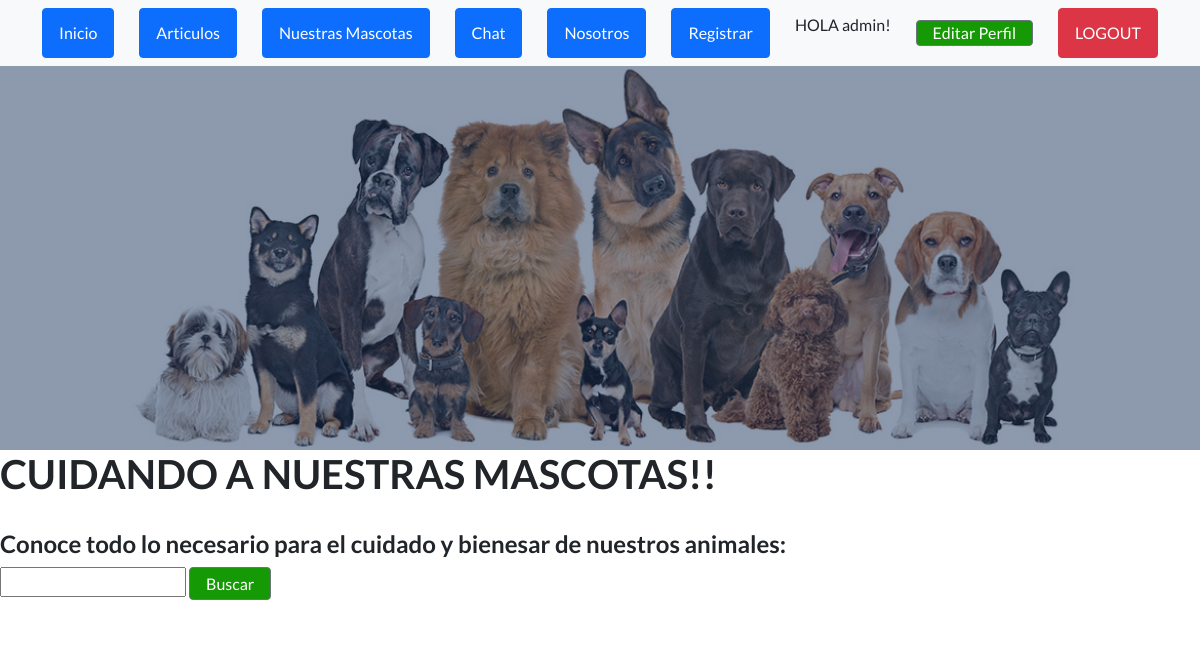
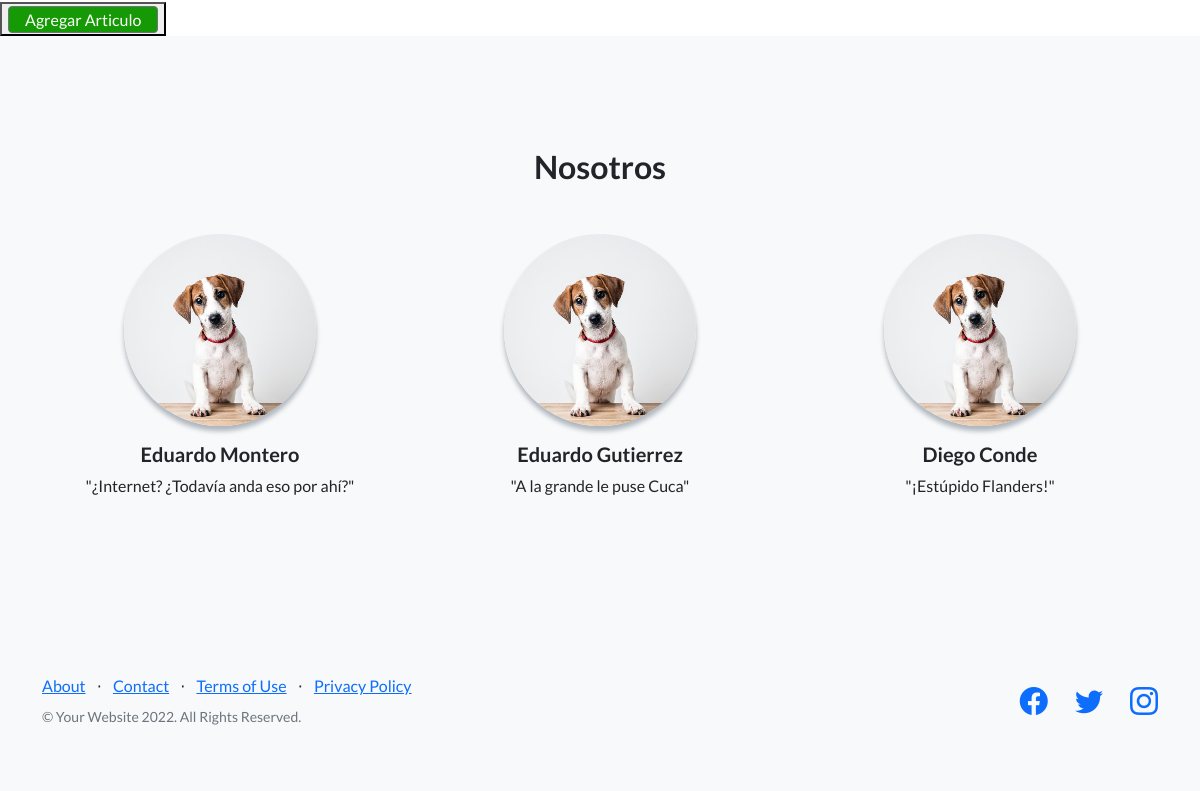
The app's page /leerarticulo/2 (signed in), older data (2 pictures, top to bottom).
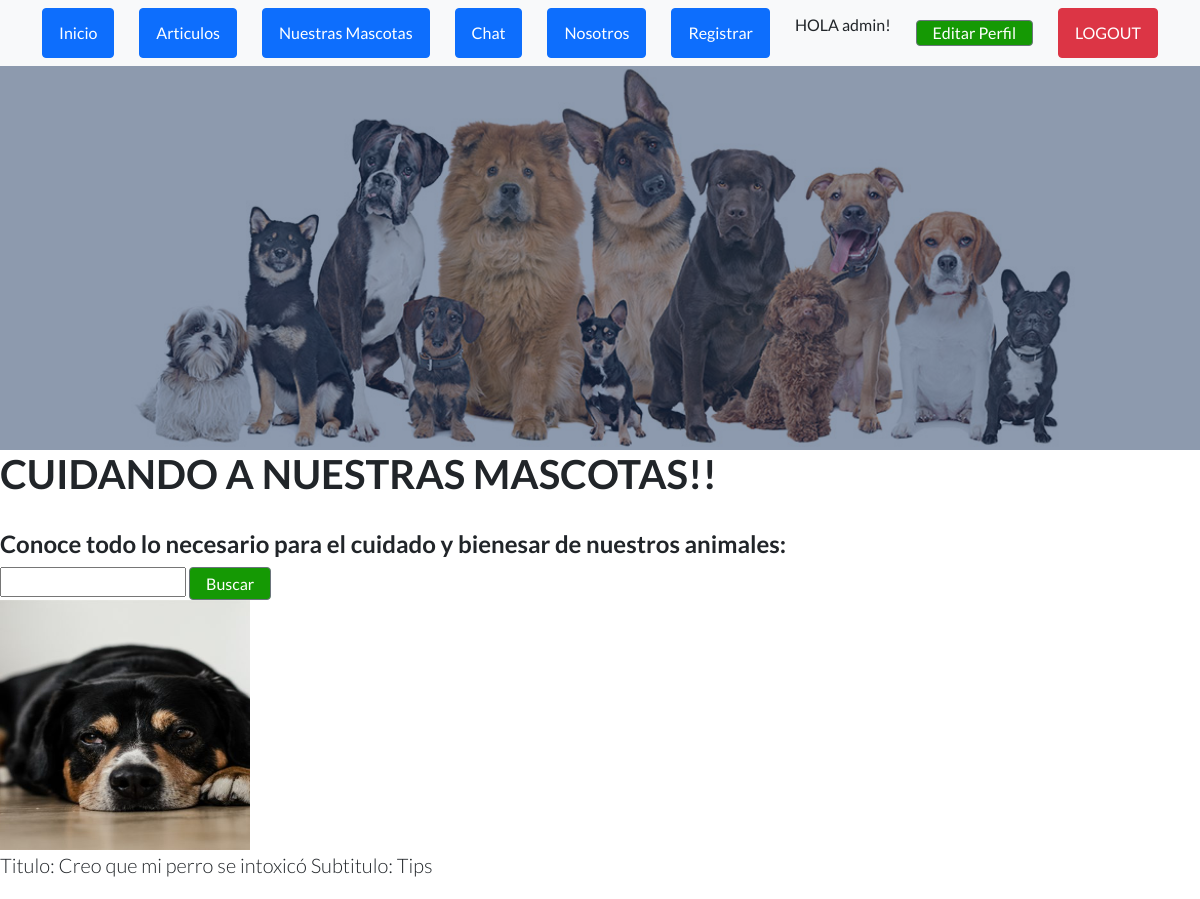
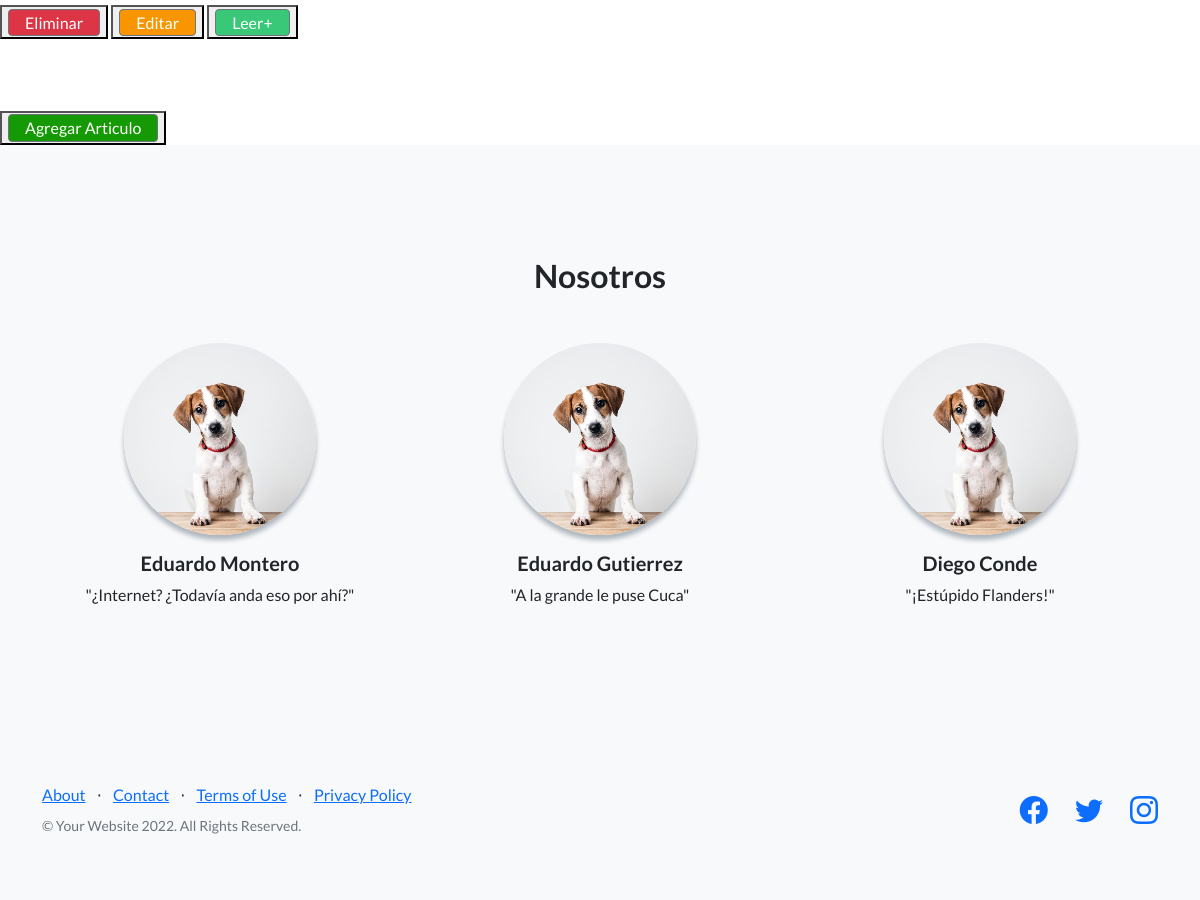
The same page, newer data (2 pictures, top to bottom).
### App/models.py (models this page shows)
class Articulo (models.Model):  #Clase para importar articulos de Veterinaria
    titulo = models.CharField(max_length=50)
    subtitulo = models.CharField(max_length=50)
    cuerpo = RichTextField(blank=True, null=True)
    autor = models.CharField(max_length=40)
    fecha = models.DateTimeField()
    editado = models.CharField(max_length=10)
    imagen = models.ImageField(upload_to = "articulos", null=True, blank=True)
    def __str__(self) -> str:
        return 'Titulo: '+ self.titulo + ' Subtitulo: ' + str(self.subtitulo)

### App/views.py (the view)
# urls.py: path('leerarticulo/<id_art>', leerarticulo, name='leerarticulo'),
@login_required
def leerarticulo(request,id_art):
    articulo = Articulo.objects.filter(id=id_art)
    print(request.method)
    if request.method == "POST":
        contexto={"articulos":articulo}
        return render(request, "App/articulos.html",contexto)
    else:
        contexto={"articulos":articulo}
    return render(request, "App/articulos.html",contexto)

### App/templates/App/articulos.html (shortened to what this page needs)
{% extends "App/padre.html" %}
{% load static %}
{% block cambia %}
<h1>CUIDANDO A NUESTRAS MASCOTAS!!</h1>
<br>
<h4>Conoce todo lo necesario para el cuidado y bienesar de nuestros animales:</h4>
        <form action = "{% url 'buscararticulo' %}" method="GET">
            <input type="text" name = 'titulo'  id = 'titulo' >
            <input class="btn btn-crud-buscar" type = 'submit', value='Buscar'>
        </form>
    {% for articulo in articulos %}
    <img src="/{{ articulo.imagen }}" width="250"
    height="250">
    <br>
    <p class="lead mb-0">{{ articulo }}</p>
    <br>
    {% if request.user.is_superuser %}
    <button>
        <a class="btn btn-crud-eliminar" href="{% url 'eliminararticulo' articulo.id %}"> Eliminar</a>
    </button>
    <button>
        <a class="btn btn-crud-editar" href="{% url 'editararticulo' articulo.id %}"> Editar</a>
    </button>
    {% endif %}
    <button>
        <a class="btn btn-crud-leer" href="{% url 'leerarticulo' articulo.id %}"> Leer+</a>
    </button>
    <br>
    <br>
{% endfor %}
<br><br>
<button>
    <a class="btn btn-crud-agregar" href='/articuloFormulario/'> Agregar Articulo</a>
</button>
{% endblock %}

Row changes from the older to the newer data that the page shows:
added Articulo: imagen (picture), titulo+subtitulo "Titulo: Creo que mi perro se intoxicó Subtitulo: Tips"
